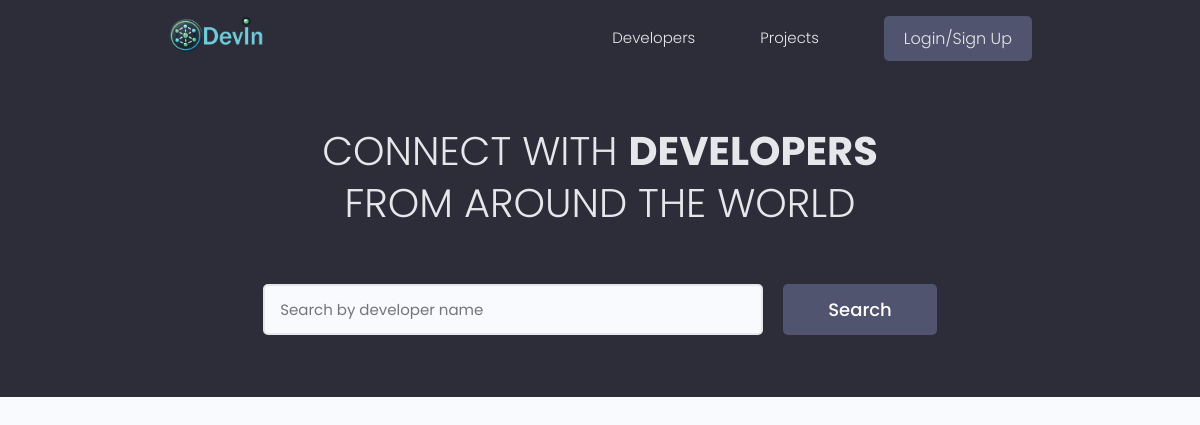
The app's page /, older data.
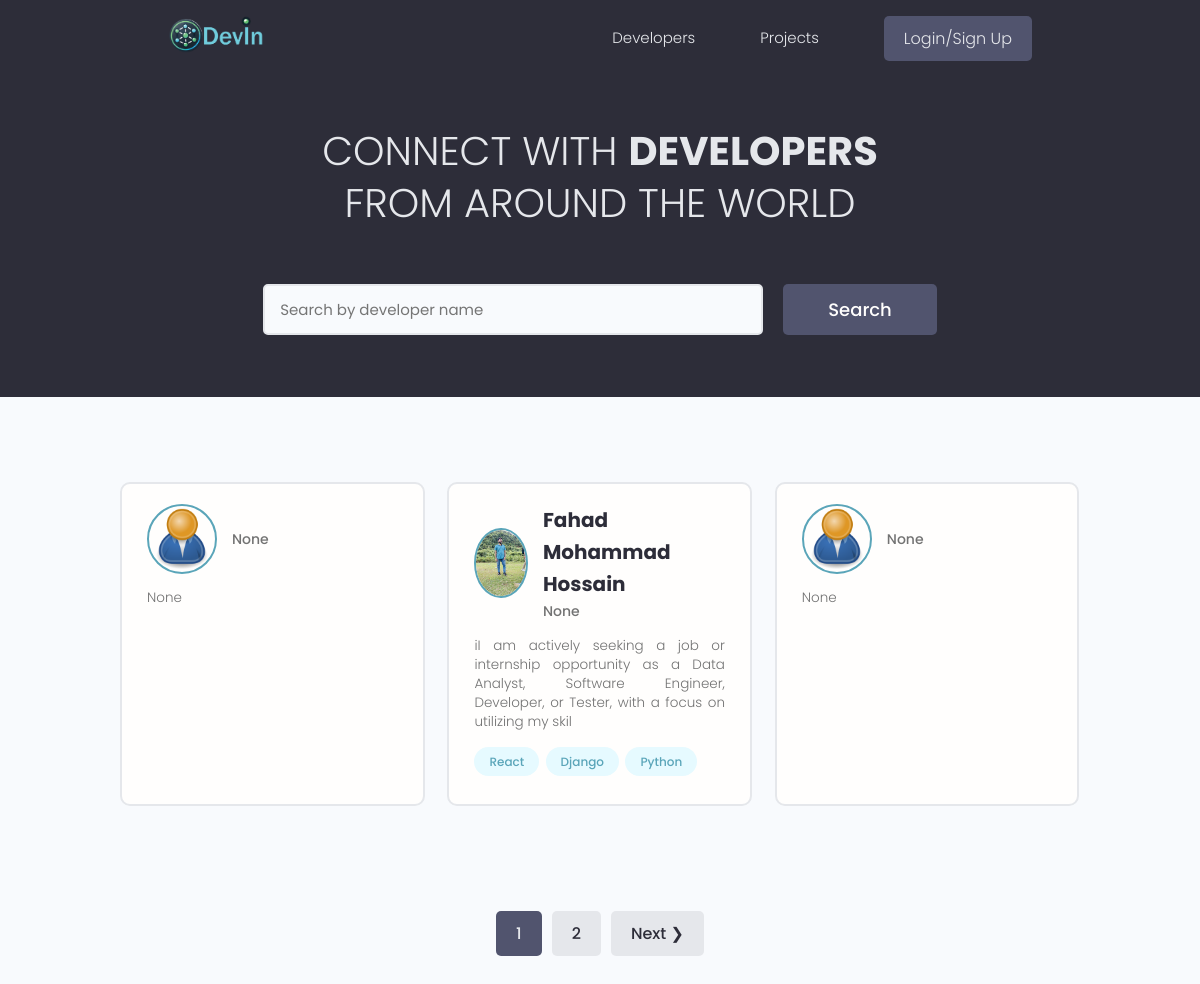
The same page, newer data.
### users/models.py (models this page shows, shortened)
class Profile(models.Model):
    user = models.OneToOneField(User, on_delete=models.CASCADE, null=True, blank=True) #conecting user to prfile
    name = models.CharField(max_length=200, blank=True, null=True)
    email = models.EmailField(max_length=500, blank=True, null=True)
    username = models.CharField(max_length=200, blank=True, null=True)
    location = models.CharField(max_length=200, blank=True, null=True)
    short_intro = models.CharField(max_length=200, blank=True, null=True)
    bio = models.TextField(blank=True, null=True)
    profile_image = models.ImageField(blank=True, null=True, upload_to='profiles/', default="profiles/user-default.png")
    social_github = models.CharField(max_length=200, blank=True, null=True)
    social_linkedin = models.CharField(max_length=200, blank=True, null=True)
    social_twiiter = models.CharField(max_length=200, blank=True, null=True)
    social_facebook = models.CharField(max_length=200, blank=True, null=True)
    social_website = models.CharField(max_length=200, blank=True, null=True)
    created = models.DateField(auto_now_add=True)
    id = models.UUIDField(default=uuid.uuid4, unique=True, primary_key=True, editable=False)

class Skill(models.Model):
    owner = models.ForeignKey(Profile, null= True,blank=True,on_delete=models.CASCADE)
    name = models.CharField(max_length=200, blank=True, null=True)
    description = models.TextField(null=True,blank=True)
    created = models.DateField(auto_now_add=True)
    id = models.UUIDField(default=uuid.uuid4, unique=True, primary_key=True, editable=False)
    def __str__(self):
        return str(self.name)

### users/views.py (the view)
# urls.py: path('', views.Profiles , name='profiles'),
def Profiles(request):
    profiles, search_query = SearchProjects(request)
    custom_range, profiles = paginationProfiles(request, profiles, 3)
    no_results = "No profiles found matching your search criteria." if not profiles else None
    context = {
        'profiles': profiles,
        'search_query': search_query,
        'custom_range': custom_range,
        'no_results': no_results
    }
    return render(request, 'users/profiles.html', context)

### users/utils.py (called while the page is built)
def paginationProfiles(request, profiles, results):
    page = request.GET.get('page', 1)  # Default to page 1 if 'page' is not provided
    paginator = Paginator(profiles, results)
    try:
        profiles = paginator.page(page)
    except PageNotAnInteger:
        page = 1
        profiles = paginator.page(page)
    except EmptyPage:
        page = paginator.num_pages
        profiles = paginator.page(page)
    current_page = int(page)
    left_index = max(1, current_page - 1)
    right_index = min(current_page + 2, paginator.num_pages + 1)
    custom_range = range(left_index, right_index)
    return custom_range, profiles

def SearchProjects(request):
    search_query = '' #default will be no value
    if request.GET.get('search_query'):
        search_query = request.GET.get('search_query')
    skills = Skill.objects.filter(name__icontains=search_query)#search by skill it is child element
    print('SEARCH:',search_query)
    profiles = Profile.objects.distinct().filter(Q(name__icontains=search_query) |
                                    Q( short_intro__icontains = search_query) |
                                    Q(skill__in=skills)
                                    )#lower case conversion default will  show all profiles by name or shot_intro
    return profiles,search_query

### users/templates/users/profiles.html (shortened to what this page needs)
{% extends 'main.html' %}
{% block content %}
 <main class="home">
    <section class="hero-section text-center">
      <div class="container container--narrow">
        <div class="hero-section__box">
          <h2>CONNECT WITH <span>DEVELOPERS</span></h2>
          <h2>FROM AROUND THE WORLD</h2>
        </div>
        <div class="hero-section__search">
          <form class="form" id="searchForm" action="{% url 'profiles' %}" method="get">
            <div class="form__field">
              <input class="input input--text" id="formInput#search" type="text" name="search_query"
                placeholder="Search by developer name" />
            </div>
            <input class="btn btn--sub btn--lg" type="submit" value="Search" />
          </form>
        </div>
      </div>
    </section>
    <section class="devlist">
      <div class="container">
        <div class="grid grid--three">
            {% for profile in profiles %}
              <div class="column card">
            <div class="dev">
              <a href="{% url 'user-profile' profile.id %}" class="card__body">
                <div class="dev__profile">
                  <img class="avatar avatar--md" src="{{profile.profile_image.url}}" alt="image" />
                  <div class="dev__meta">
                    <h3>{{profile.name}}</h3>
                    <h5>{{profile.short_intro|slice:"60"}}</h5>
                  </div>
                </div>
                <p class="dev__info">
                  {{profile.bio|slice:"150"}}
                </p>
                <div class="dev__skills">
                    {% for skill in profile.skill_set.all %}
                  <span class="tag tag--pill tag--main">
                    <small>{{skill}}</small>
                  </span>
                  {% endfor %}
                </div>
              </a>
            </div>
          </div>
          {% endfor %}
        </div>
      </div>
    </section>
    {% include 'pagination.html' with queryset=profiles custom_range=custom_range %}
  </main>
{% endblock %}

### templates/main.html (shortened to what this page needs)
<!DOCTYPE html>
{% load static %}
<html lang="en">
<head>
    <link rel="stylesheet" href="https://cdn.iconmonstr.com/1.3.0/css/iconmonstr-iconic-font.min.css" />
    <link rel="stylesheet" href="https://cdnjs.cloudflare.com/ajax/libs/font-awesome/6.0.0-beta3/css/all.min.css">
    <link rel="stylesheet" href="{% static 'uikit/styles/uikit.css' %}" />
    <link rel="stylesheet" href="{% static 'styles/app.css' %}" />
</head>
<body>
    {% include 'navbar.html' %}
    {% block content %}{% endblock %}
</body>
</html>

### templates/navbar.html (shortened to what this page needs)
{% load static %}
<header class="header">
    <div class="container container--narrow">
        <a href="{% url 'profiles' %}" class="header__logo">
            <img src="{% static 'images/logo.png' %}" alt="Your Site Logo">
        </a>
        <nav class="header__nav" role="navigation" aria-label="Main Navigation">
            <ul class="header__menu">
                <li class="header__menuItem {% if request.path == '/profiles/' %}active{% endif %}">
                    <a href="{% url 'profiles' %}">Developers</a>
                </li>
                <li class="header__menuItem {% if request.path == '/projects/' %}active{% endif %}">
                    <a href="{% url 'projects' %}">Projects</a>
                </li>
                {% if request.user.is_authenticated %}
                <li class="header__menuItem inboxx {% if request.path == '/inbox/' %}active{% endif %} ">
                    <a href="{% url 'inbox' %}" class="">Inbox</a>
                    <div class="notification">
                         {% if unreadCount > 0 %}
                                <span class="notification-badge">{{ unreadCount }}</span>
                            {% endif %}
                        </a>
                    </div>
                </li>
                    <li class="header__menuItem">
                        <a href="{% url 'account' %}">Account</a>
                    </li>
                    <li class="header__menuItem">
                        <a href="{% url 'logout' %}" class="btn btn--sub">Logout</a>
                    </li>
                {% else %}
                    <li class="header__menuItem">
                        <a href="{% url 'login' %}" class="btn btn--sub">Login/Sign Up</a>
                    </li>
                {% endif %}
            </ul>
        </nav>
    </div>
</header>

### templates/pagination.html (shortened to what this page needs)
{% if queryset.has_other_pages %}
    <div class="pagination">
        <ul class="container">
            {% for page in custom_range %}
                {% if page == queryset.number %}
                    <li><a href="?page={{ page }}" class="btn page-link btn--sub active" data-page="{{page}}">{{ page }}</a></li>
                {% else %}
                    <li><a href="?page={{ page }}" class="btn page-link" data-page="{{page}}">{{ page }}</a></li>
                {% endif %}
            {% endfor %}
            {% if queryset.has_next %}
                <li><a href="?page={{ queryset.next_page_number }}" class="btn page-link" data-page="{{queryset.next_page_number}}">Next &#10095;</a></li>
            {% endif %}
        </ul>
    </div>
{% endif %}

### static/styles/app.css (style rules this page uses)
:root { --color-sub: #2d2d39; }
.btn--sub { background-color: var(--color-sub-light); }
.card { border: 2px solid var(--color-light); }
img { width: 100%; }
.header { position: sticky; z-index: 111; background-color: var(--color-sub); padding: 1.5rem 0; }
.header > .container { display: flex; justify-content: space-between; align-items: center; }
.header__logo > img { height: 3.8rem; }
.header__nav > ul { display: inline-flex; align-items: center; list-style: none; gap: 6.5rem; }
.header__menuItem > a { color: var(--color-light); font-weight: 300; }
.hero-section { height: 40vh; display: flex; align-items: center; background-color: var(--color-sub); }
.hero-section__box { margin-bottom: 4rem; }
.hero-section__box > h2, .hero-section__box > h2 > span { font-size: 4rem; color: var(--color-light); line-height: 1.3; text-transform: uppercase; }
.hero-section__box > h2 { font-weight: 300; }
.hero-section__box > h2 > span { font-weight: 700; }
.hero-section__search > .form { display: flex; align-items: center; justify-content: center; gap: 2rem; }
.hero-section__search > .form input.input--text { width: 50rem; }
.devlist { margin-top: 8rem; }
.devlist .grid { align-items: stretch; }
.devlist .dev .dev__profile { display: flex; align-items: center; gap: 1.5rem; }
.devlist .dev .dev__meta h3 { color: var(--color-sub); font-size: 2rem; font-weight: 700; }
.devlist .dev .dev__meta h5 { color: var(--color-text); font-size: 1.4rem; font-weight: 500; }
.devlist .dev .dev__info { margin: 1.5rem 0; font-size: 1.35rem; line-height: 1.4; text-align: justify; }
.pagination { margin-top: 8rem; margin-bottom: 10rem; }
.pagination > ul { flex-wrap: wrap; list-style: none; display: flex; align-items: center; justify-content: center; gap: 1rem; }
.pagination .btn { color: var(--color-sub); }
.pagination .btn.btn--sub { color: var(--color-light); }

### static/uikit/styles/modules/_variables.css (style rules this page uses)
:root { --color-main: #5aa5b9; --color-main-light: #e6faff; --color-sub: #3f4156; --color-sub-light: #51546e; --color-sub-lighter: #ededfd; --color-text: #737373; --color-gray: #8b8b8b; --color-light: #e5e7eb; --color-light-gray: #767676; --color-bg: #f8fafd; --color-white: #fffefd; --color-white-light: #f3f3f3; --color-success: #359e64; --color-success-bg: #def8e8; --color-error: #fc4b0b; --color-error-bg: #fff2ee; --font-base: 'Poppins', arial, helvetica, 'Segoe UI', roboto, ubuntu, sans-serif; --font-monospace: 'Fira Code', 'Courier New', courier, monospace; --font-regular: 300; --font-medium: 500; --font-bold: 700; --generic-shadow: 1px 1px 5px #00000010; --generic-transition: all 0.3s ease-in-out; }

### static/uikit/styles/modules/_base.css (style rules this page uses)
* { margin: 0; padding: 0; box-sizing: border-box; text-rendering: optimizeLegibility; color: inherit; font-size: inherit; }
html { font-size: 50%; }
@media only screen and (min-width: 480px) { html { font-size: 56.25%; } }
@media only screen and (min-width: 1200px) { html { font-size: 62.5%; } }
body { line-height: 1.6; font-weight: 400; font-size: 1.5rem; color: var(--color-text); background-color: var(--color-bg); min-height: 100vh; }

### static/uikit/styles/modules/_typography.css (style rules this page uses)
* { font-family: var(--font-base); }
h2 { font-size: 3.6rem; font-weight: var(--font-bold); }
h3 { font-size: 3.2rem; font-weight: var(--font-medium); }
h5 { font-size: 2.4rem; font-weight: var(--font-medium); }
h5, h6 { font-weight: var(--font-regular); }
p, span, strong { font-size: 1.6rem; color: var(--color-text); font-weight: var(--font-regular); }
a { padding-bottom: 2px; text-decoration: none; display: inline-block; color: var(--color-main); font-weight: var(--font-medium); }

### static/uikit/styles/modules/_utilities.css (style rules this page uses)
.container { width: 92%; max-width: 165rem; margin: 0 auto; box-sizing: border-box; }
.container--narrow { width: 92%; max-width: 120rem; }
@media screen and (min-width: 1000px) { .container { width: 90%; } }
@media screen and (min-width: 1000px) { .container--narrow { width: 85%; } }
@media screen and (min-width: 1200px) { .container { width: 80%; } }
@media screen and (min-width: 1200px) { .container--narrow { width: 72%; } }
.text-center { text-align: center; }

### static/uikit/styles/modules/_avatar.css (style rules this page uses)
.avatar { border-radius: 50%; border: 2px solid var(--color-main); object-fit: cover; }
.avatar--md { height: 7rem; width: 7rem; }

### static/uikit/styles/modules/_card.css (style rules this page uses)
.card { border-radius: 1rem; background-color: var(--color-white); border: 1.5px solid var(--color-light); width: auto; height: auto; margin-top: 0.5rem; margin-bottom: 0.5rem; overflow: hidden; }
.card__body, .card__header { padding: 2rem 2.5rem; }

Row changes from the older to the newer data that the page shows:
added Profile: profile_image (placeholder picture), short_intro "None", bio "None"
added Profile: profile_image (picture), name "Fahad Mohammad Hossain", short_intro "None", bio "iI am actively seeking a job or internship opportunity as a Data Analyst, Software Engineer, Developer, or Tester, with a focus on utilizing my skil"
added Skill: name "React"
added Skill: name "Django"
added Skill: name "Python"
added Profile: profile_image (placeholder picture), short_intro "None", bio "None"
Text that changed along with them:
new list line: "1"
new list line: "2"
text now shown: "Next ❯"
